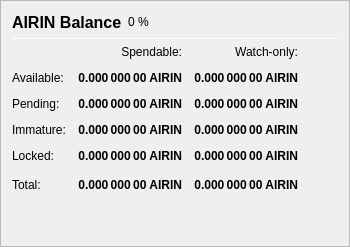
                   <widget class="QFrame" name="frame_Balances">
                    <property name="frameShape">
                     <enum>QFrame::StyledPanel</enum>
                    </property>
                    <property name="frameShadow">
                     <enum>QFrame::Raised</enum>
                    </property>
                    <layout class="QVBoxLayout" name="verticalLayout_4">
                     <item>
                      <layout class="QHBoxLayout" name="horizontalLayout_4">
                       <item>
                        <widget class="QLabel" name="label_5">
                         <property name="minimumSize">
                          <size>
                           <width>0</width>
                           <height>20</height>
                          </size>
                         </property>
                         <property name="font">
                          <font>
                           <pointsize>12</pointsize>
                           <weight>75</weight>
                           <bold>true</bold>
                          </font>
                         </property>
                         <property name="text">
                          <string>AIRIN Balance</string>
                         </property>
                        </widget>
                       </item>
                       <item>
                        <widget class="QLabel" name="labelAIRINPercent">
                         <property name="text">
                          <string notr="true">0 %</string>
                         </property>
                        </widget>
                       </item>
                       <item>
                        <spacer name="horizontalSpacer_3">
                         <property name="orientation">
                          <enum>Qt::Horizontal</enum>
                         </property>
                         <property name="sizeHint" stdset="0">
                          <size>
                           <width>40</width>
                           <height>20</height>
                          </size>
                         </property>
                        </spacer>
                       </item>
                      </layout>
                     </item>
                     <item>
                      <widget class="Line" name="line_Balance">
                       <property name="minimumSize">
                        <size>
                         <width>0</width>
                         <height>1</height>
                        </size>
                       </property>
                       <property name="maximumSize">
                        <size>
                         <width>16777215</width>
                         <height>1</height>
                        </size>
                       </property>
                       <property name="orientation">
                        <enum>Qt::Horizontal</enum>
                       </property>
                      </widget>
                     </item>
                     <item>
                      <layout class="QGridLayout" name="gridLayout">
                       <property name="spacing">
                        <number>12</number>
                       </property>
                       <item row="0" column="1">
                        <widget class="QLabel" name="labelSpendable">
                         <property name="text">
                          <string>Spendable:</string>
                         </property>
                         <property name="alignment">
                          <set>Qt::AlignRight|Qt::AlignTrailing|Qt::AlignVCenter</set>
                         </property>
                        </widget>
                       </item>
                       <item row="0" column="2">
                        <widget class="QLabel" name="labelWatchonly">
                         <property name="text">
                          <string>Watch-only:</string>
                         </property>
                         <property name="alignment">
                          <set>Qt::AlignRight|Qt::AlignTrailing|Qt::AlignVCenter</set>
                         </property>
                        </widget>
                       </item>
                       <item row="1" column="0">
                        <widget class="QLabel" name="labelBalanceText">
                         <property name="text">
                          <string>Available:</string>
                         </property>
                        </widget>
                       </item>
                       <item row="1" column="1">
                        <widget class="QLabel" name="labelBalance">
                         <property name="font">
                          <font>
                           <weight>75</weight>
                           <bold>true</bold>
                          </font>
                         </property>
                         <property name="cursor">
                          <cursorShape>IBeamCursor</cursorShape>
                         </property>
                         <property name="toolTip">
                          <string>Your current spendable balance</string>
                         </property>
                         <property name="text">
                          <string notr="true">0.000 000 00 AIRIN</string>
                         </property>
                         <property name="alignment">
                          <set>Qt::AlignRight|Qt::AlignTrailing|Qt::AlignVCenter</set>
                         </property>
                         <property name="textInteractionFlags">
                          <set>Qt::LinksAccessibleByMouse|Qt::TextSelectableByKeyboard|Qt::TextSelectableByMouse</set>
                         </property>
                        </widget>
                       </item>
                       <item row="1" column="2">
                        <widget class="QLabel" name="labelWatchAvailable">
                         <property name="font">
                          <font>
                           <weight>75</weight>
                           <bold>true</bold>
                          </font>
                         </property>
                         <property name="cursor">
                          <cursorShape>IBeamCursor</cursorShape>
                         </property>
                         <property name="toolTip">
                          <string>Your current balance in watch-only addresses</string>
                         </property>
                         <property name="text">
                          <string notr="true">0.000 000 00 AIRIN</string>
                         </property>
                         <property name="alignment">
                          <set>Qt::AlignRight|Qt::AlignTrailing|Qt::AlignVCenter</set>
                         </property>
                         <property name="textInteractionFlags">
                          <set>Qt::LinksAccessibleByMouse|Qt::TextSelectableByKeyboard|Qt::TextSelectableByMouse</set>
                         </property>
                        </widget>
                       </item>
                       <item row="2" column="0">
                        <widget class="QLabel" name="labelPendingText">
                         <property name="text">
                          <string>Pending:</string>
                         </property>
                        </widget>
                       </item>
                       <item row="2" column="1">
                        <widget class="QLabel" name="labelUnconfirmed">
                         <property name="font">
                          <font>
                           <weight>75</weight>
                           <bold>true</bold>
                          </font>
                         </property>
                         <property name="cursor">
                          <cursorShape>IBeamCursor</cursorShape>
                         </property>
                         <property name="toolTip">
                          <string>Total of transactions that have yet to be confirmed, and do not yet count toward the spendable balance</string>
                         </property>
                         <property name="text">
                          <string notr="true">0.000 000 00 AIRIN</string>
                         </property>
                         <property name="alignment">
                          <set>Qt::AlignRight|Qt::AlignTrailing|Qt::AlignVCenter</set>
                         </property>
                         <property name="textInteractionFlags">
                          <set>Qt::LinksAccessibleByMouse|Qt::TextSelectableByKeyboard|Qt::TextSelectableByMouse</set>
                         </property>
                        </widget>
                       </item>
                       <item row="2" column="2">
                        <widget class="QLabel" name="labelWatchPending">
                         <property name="font">
                          <font>
                           <weight>75</weight>
                           <bold>true</bold>
                          </font>
                         </property>
                         <property name="cursor">
                          <cursorShape>IBeamCursor</cursorShape>
                         </property>
                         <property name="toolTip">
                          <string>Unconfirmed transactions to watch-only addresses</string>
                         </property>
                         <property name="text">
                          <string notr="true">0.000 000 00 AIRIN</string>
                         </property>
                         <property name="alignment">
                          <set>Qt::AlignRight|Qt::AlignTrailing|Qt::AlignVCenter</set>
                         </property>
                         <property name="textInteractionFlags">
                          <set>Qt::LinksAccessibleByMouse|Qt::TextSelectableByKeyboard|Qt::TextSelectableByMouse</set>
                         </property>
                        </widget>
                       </item>
                       <item row="3" column="0">
                        <widget class="QLabel" name="labelImmatureText">
                         <property name="text">
                          <string>Immature:</string>
                         </property>
                        </widget>
                       </item>
                       <item row="3" column="1">
                        <widget class="QLabel" name="labelImmature">
                         <property name="font">
                          <font>
                           <weight>75</weight>
                           <bold>true</bold>
                          </font>
                         </property>
                         <property name="cursor">
                          <cursorShape>IBeamCursor</cursorShape>
                         </property>
                         <property name="toolTip">
                          <string>Staked or masternode rewards that has not yet matured</string>
                         </property>
                         <property name="text">
                          <string notr="true">0.000 000 00 AIRIN</string>
                         </property>
                         <property name="alignment">
                          <set>Qt::AlignRight|Qt::AlignTrailing|Qt::AlignVCenter</set>
                         </property>
                         <property name="textInteractionFlags">
                          <set>Qt::LinksAccessibleByMouse|Qt::TextSelectableByKeyboard|Qt::TextSelectableByMouse</set>
                         </property>
                        </widget>
                       </item>
                       <item row="3" column="2">
                        <widget class="QLabel" name="labelWatchImmature">
                         <property name="font">
                          <font>
                           <weight>75</weight>
                           <bold>true</bold>
                          </font>
                         </property>
                         <property name="cursor">
                          <cursorShape>IBeamCursor</cursorShape>
                         </property>
                         <property name="toolTip">
                          <string>Staked or masternode rewards in watch-only addresses that has not yet matured</string>
                         </property>
                         <property name="text">
                          <string notr="true">0.000 000 00 AIRIN</string>
                         </property>
                         <property name="alignment">
                          <set>Qt::AlignRight|Qt::AlignTrailing|Qt::AlignVCenter</set>
                         </property>
                         <property name="textInteractionFlags">
                          <set>Qt::LinksAccessibleByMouse|Qt::TextSelectableByKeyboard|Qt::TextSelectableByMouse</set>
                         </property>
                        </widget>
                       </item>
                       <item row="4" column="0">
                        <widget class="QLabel" name="labelLockedBalanceText">
                         <property name="toolTip">
                          <string>Locked AIRIN or Masternode collaterals. These are excluded from zAIRIN minting.</string>
                         </property>
                         <property name="text">
                          <string>Locked:</string>
                         </property>
                        </widget>
                       </item>
                       <item row="4" column="1">
                        <widget class="QLabel" name="labelLockedBalance">
                         <property name="font">
                          <font>
                           <weight>75</weight>
                           <bold>true</bold>
                          </font>
                         </property>
                         <property name="cursor">
                          <cursorShape>IBeamCursor</cursorShape>
                         </property>
                         <property name="toolTip">
                          <string>Locked AIRIN or Masternode collaterals. These are excluded from zAIRIN minting.</string>
                         </property>
                         <property name="text">
                          <string notr="true">0.000 000 00 AIRIN</string>
                         </property>
                         <property name="alignment">
                          <set>Qt::AlignRight|Qt::AlignTrailing|Qt::AlignVCenter</set>
                         </property>
                         <property name="textInteractionFlags">
                          <set>Qt::LinksAccessibleByMouse|Qt::TextSelectableByKeyboard|Qt::TextSelectableByMouse</set>
                         </property>
                        </widget>
                       </item>
                       <item row="4" column="2">
                        <widget class="QLabel" name="labelWatchLocked">
                         <property name="font">
                          <font>
                           <weight>75</weight>
                           <bold>true</bold>
                          </font>
                         </property>
                         <property name="cursor">
                          <cursorShape>IBeamCursor</cursorShape>
                         </property>
                         <property name="toolTip">
                          <string>Current locked balance in watch-only addresses</string>
                         </property>
                         <property name="text">
                          <string notr="true">0.000 000 00 AIRIN</string>
                         </property>
                         <property name="alignment">
                          <set>Qt::AlignRight|Qt::AlignTrailing|Qt::AlignVCenter</set>
                         </property>
                         <property name="textInteractionFlags">
                          <set>Qt::LinksAccessibleByMouse|Qt::TextSelectableByKeyboard|Qt::TextSelectableByMouse</set>
                         </property>
                        </widget>
                       </item>
                       <item row="5" column="0">
                        <widget class="QLabel" name="labelTotalText">
                         <property name="toolTip">
                          <string>Your current AIRIN balance, unconfirmed and immature transactions included</string>
                         </property>
                         <property name="text">
                          <string>Total:</string>
                         </property>
                        </widget>
                       </item>
                       <item row="5" column="1">
                        <widget class="QLabel" name="labelTotal">
                         <property name="font">
                          <font>
                           <weight>75</weight>
                           <bold>true</bold>
                          </font>
                         </property>
                         <property name="cursor">
                          <cursorShape>IBeamCursor</cursorShape>
                         </property>
                         <property name="toolTip">
                          <string>Your current AIRIN balance, unconfirmed and immature transactions included</string>
                         </property>
                         <property name="text">
                          <string notr="true">0.000 000 00 AIRIN</string>
                         </property>
                         <property name="alignment">
                          <set>Qt::AlignRight|Qt::AlignTrailing|Qt::AlignVCenter</set>
                         </property>
                         <property name="textInteractionFlags">
                          <set>Qt::LinksAccessibleByMouse|Qt::TextSelectableByKeyboard|Qt::TextSelectableByMouse</set>
                         </property>
                        </widget>
                       </item>
                       <item row="5" column="2">
                        <widget class="QLabel" name="labelWatchTotal">
                         <property name="font">
                          <font>
                           <weight>75</weight>
                           <bold>true</bold>
                          </font>
                         </property>
                         <property name="cursor">
                          <cursorShape>IBeamCursor</cursorShape>
                         </property>
                         <property name="toolTip">
                          <string>Current total balance in watch-only addresses</string>
                         </property>
                         <property name="text">
                          <string notr="true">0.000 000 00 AIRIN</string>
                         </property>
                         <property name="alignment">
                          <set>Qt::AlignRight|Qt::AlignTrailing|Qt::AlignVCenter</set>
                         </property>
                         <property name="textInteractionFlags">
                          <set>Qt::LinksAccessibleByMouse|Qt::TextSelectableByKeyboard|Qt::TextSelectableByMouse</set>
                         </property>
                        </widget>
                       </item>
                       <item row="5" column="3">
                        <spacer name="horizontalSpacer_9">
                         <property name="orientation">
                          <enum>Qt::Horizontal</enum>
                         </property>
                         <property name="sizeHint" stdset="0">
                          <size>
                           <width>40</width>
                           <height>20</height>
                          </size>
                         </property>
                        </spacer>
                       </item>
                      </layout>
                     </item>
                     <item>
                      <spacer name="verticalSpacer_3">
                       <property name="orientation">
                        <enum>Qt::Vertical</enum>
                       </property>
                       <property name="sizeHint" stdset="0">
                        <size>
                         <width>20</width>
                         <height>40</height>
                        </size>
                       </property>
                      </spacer>
                     </item>
                    </layout>
                   </widget>
